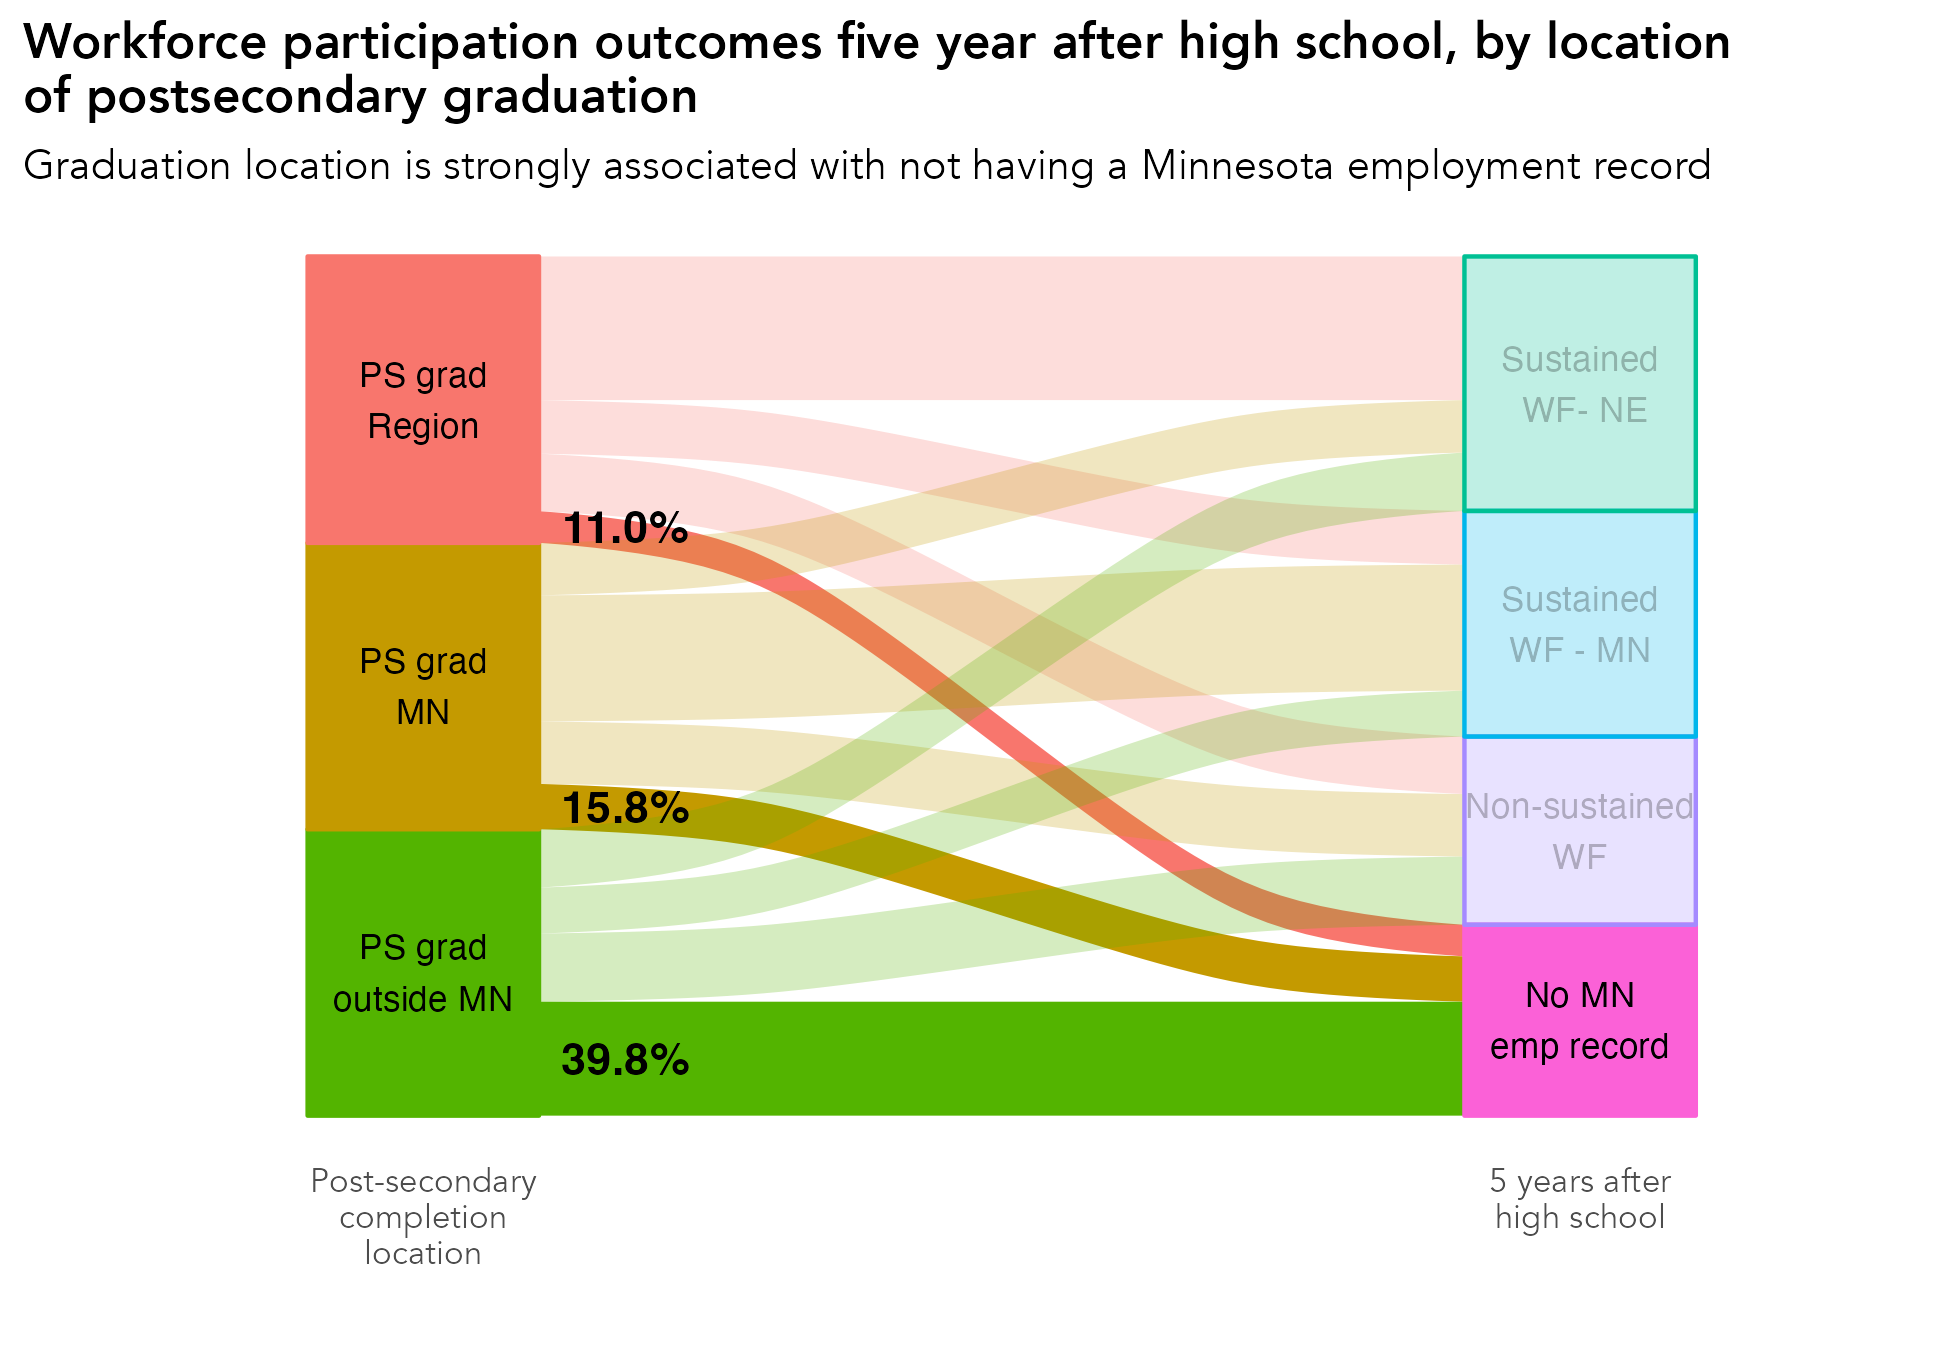

This chart was generated by the following R code:
# library -----------------------------------------------------------------
library(tidyverse)
library(sf)
library(ggrepel)
library(scales)
library(ggiraph)
library(rmapshaper)
library(cowplot)
library(RColorBrewer)
library(readxl)
library(lubridate)
library(readxl)
library(systemfonts)
reset_font_cache()
library(ggtext)
library(janitor)
library(cowplot)
library(ggalluvial)
library(ggsankey)


rm(list = ls())

# themes ------------------------------------------------------------------
theme_bar <- theme_bw() +
  theme(panel.grid.major = element_line(color = "grey70", size = 0.1),
        panel.grid.minor = element_blank(),
        axis.ticks = element_blank(),
        axis.text = element_text(face = "bold"),
        panel.border = element_blank(),
        legend.background = element_rect(fill = "transparent", color = "transparent"),
        legend.key = element_rect(fill = "transparent"),
        legend.key.size = unit(1, "lines"),
        legend.margin = margin(0,0,0,0),
        legend.title = element_blank(),
        legend.text = element_text(margin = margin(l = 2)),
        text = element_text(family = "Avenir") ,
        plot.title.position = "plot",
        plot.title = element_text(face = "bold"))

theme_line <- theme_bw() +
  theme(legend.background = element_rect(fill = "transparent", color = "transparent"),
        legend.key = element_rect(fill = "transparent"),
        legend.text = element_text(margin = margin(l = 2)),
        panel.grid.minor = element_blank(),
        panel.grid.major = element_line(color = "grey70", size = 0.1),
        axis.ticks = element_blank(),
        axis.text = element_text(face = "bold"),
        panel.border = element_blank(),
        legend.margin = margin(0,0,0,0),
        legend.key.size = unit(1, "lines"),
        text = element_text(family = "Avenir") ,
        plot.title.position = "plot",
        plot.title = element_text(face = "bold"))


theme_sf <- theme_bw() +
  theme(axis.text.x=element_blank(),
        axis.text.y=element_blank(),
        axis.ticks=element_blank(),
        panel.background = element_blank(),
        panel.grid.major = element_line(color = "white"),
        panel.border = element_blank(),
        legend.title = element_blank(),
        legend.text = element_text(margin = margin(l = 2)),
        legend.margin = margin(0,0,0,0),
        legend.key.size = unit(1, "lines"),
        text = element_text(family = "Avenir") ,
        plot.title.position = "plot",
        plot.title = element_text(face = "bold"))

theme_all <- theme_bw() +
  theme(axis.ticks=element_blank(),
        axis.text.y = element_blank(),
        panel.background = element_blank(),
        panel.grid.major = element_blank(),
        panel.grid = element_blank(),
        panel.border = element_blank(),
        legend.title = element_blank(),
        legend.text = element_text(margin = margin(l = 2)),
        legend.margin = margin(0,0,0,0),
        legend.key.size = unit(1, "lines"),
        text = element_text(family = "Avenir") ,
        plot.title.position = "plot",
        plot.title = element_text(face = "bold"))


regions <- read_csv("/Users/kellyasche/Library/CloudStorage/GoogleDrive-kasche@ruralmn.org/My Drive/Data Prep/R Projects/Join docs/county_regions.csv") %>%
  select(5,6) %>%
  unique() %>%
  mutate(edr = str_replace(edr, "  ", " "),
         planning.region = str_replace(planning.region, " Minnesota", ""),
         planning.region = fct_relevel(planning.region, "Northwest", "Northeast", "Central", "Seven County Mpls-St Paul", "Southwest", "Southeast"),
         edr = fct_relevel(edr, "EDR 1 - Northwest", "EDR 2 - Headwaters", "EDR 3 - Arrowhead", "EDR 4 - West Central", "EDR 5 - North Central", "EDR 6E- Southwest Central", "EDR 6W- Upper Minnesota Valley", "EDR 7E- East Central", "EDR 7W- Central", "EDR 8 - Southwest", "EDR 9 - South Central", "EDR 10 - Southeast", "EDR 11 - 7 County Twin Cities", "Minnesota"))

counties.regions <- read_csv("/Users/kellyasche/Library/CloudStorage/GoogleDrive-kasche@ruralmn.org/My Drive/Data Prep/R Projects/Join docs/county_regions.csv") %>%
  mutate(countyfp = formatC(countyfp, width = 3, flag = "0"),
         Name = str_to_title(Name),
         Name = str_replace(Name, "Q", "q"),
         Name = str_replace(Name, "Of The", "of the"),
         Name = str_replace(Name, "Mcleod", "McLeod"),
         Dem_Desc = ifelse(Name == "Minnesota", "Minnesota", Dem_Desc) ,
         edr = str_replace(edr, "  ", " "),
         planning.region = str_replace(planning.region, " Minnesota", ""),
         planning.region = fct_relevel(planning.region, "Northwest", "Northeast", "Central", "Seven County Mpls-St Paul", "Southwest", "Southeast"),
         edr = fct_relevel(edr, "EDR 1 - Northwest", "EDR 2 - Headwaters", "EDR 3 - Arrowhead", "EDR 4 - West Central", "EDR 5 - North Central", "EDR 6E- Southwest Central", "EDR 6W- Upper Minnesota Valley", "EDR 7E- East Central", "EDR 7W- Central", "EDR 8 - Southwest", "EDR 9 - South Central", "EDR 10 - Southeast", "EDR 11 - 7 County Twin Cities", "Minnesota"))

color.ruca <- c("Entirely rural" = "#009933", "Town/rural mix" = "#99CC33", "Urban/town/rural mix" = "#CC9966", "Entirely urban" = "#754C29", "Minnesota" = "black")

color.pr <- c("Northwest" = "#4575b4","Northeast" = "grey", "Central" = "#fee090", "Seven County Mpls-St Paul" = "#d73027", "Southwest" = "#91bfdb", "Southeast" = "#fc8d59", "Minnesota" = "black")

color.edr <- c("EDR 1 - Northwest" = "#b3cde3", "EDR 2 - Headwaters" = "#8c96c6", "EDR 3 - Arrowhead" = "#fe9929", "EDR 4 - West Central" = "#8856a7", "EDR 5 - North Central" = "#810f7c", "EDR 6E- Southwest Central" = "#e5f5f9", "EDR 6W- Upper Minnesota Valley" = "#bdc9e1", "EDR 7E- East Central" = "#99d8c9", "EDR 7W- Central" = "#2ca25f", "EDR 8 - Southwest" = "#74a9cf", "EDR 9 - South Central" = "#0570b0", "EDR 10 - Southeast" = "#d7301f", "EDR 11 - 7 County Twin Cities" = "#d8b365", "Minnesota" = "black")

color.pr.edr <- c ("Northwest" = "#4575b4","Northeast" = "#e0f3f8", "Central" = "#fee090", "Seven County Mpls-St Paul" = "#d73027", "Southwest" = "#91bfdb", "Southeast" = "#fc8d59", "Minnesota" = "black", "EDR 1 - Northwest" = "#b3cde3", "EDR 2 - Headwaters" = "#8c96c6", "EDR 3 - Arrowhead" = "#fe9929", "EDR 4 - West Central" = "#8856a7", "EDR 5 - North Central" = "#810f7c", "EDR 6E- Southwest Central" = "#e5f5f9", "EDR 6W- Upper Minnesota Valley" = "#bdc9e1", "EDR 7E- East Central" = "#99d8c9", "EDR 7W- Central" = "#2ca25f", "EDR 8 - Southwest" = "#74a9cf", "EDR 9 - South Central" = "#0570b0", "EDR 10 - Southeast" = "#d7301f", "EDR 11 - 7 County Twin Cities" = "#d8b365")

color.six <- c("#009933", "#4575b4", "grey", "#fee090", "#fc8d59", "#d73027")

mn_counties <- st_read("/Users/kellyasche/Library/CloudStorage/GoogleDrive-kasche@ruralmn.org/My Drive/Data Prep/R Projects/Shapefiles/County shapefiles/MNCounties_MNDOT.shp", quiet = TRUE) %>%
  ms_simplify(keep = .01, keep_shapes = TRUE) %>%
  rename("countyfp" = "FIPS_CODE")

counties.regions.1 <- counties.regions %>%
  mutate(statefp = "27",
         project.pr = ifelse(edr %in% c("EDR 1 - Northwest", "EDR 2 - Headwaters", "EDR 4 - West Central"), "Northwest",
                             ifelse(edr == "EDR 3 - Arrowhead", "Northeast",
                                    ifelse(edr %in% c("EDR 5 - North Central", "EDR 7E- East Central", "EDR 7W- Central"), "Central",
                                           ifelse(edr %in% c("EDR 6E- Southwest Central", "EDR 6W- Upper Minnesota Valley", "EDR 8 - Southwest"), "Southwest",
                                                  ifelse(edr %in% c("EDR 9 - South Central", "EDR 10 - Southeast"), "Southern", as.character(planning.region)))))),
         project.pr = fct_relevel(project.pr, "Northwest", "Northeast", "Central", "Seven County Mpls-St Paul", "Southwest", "Southern"))


# Prep data ---------------------------------------------------------------

original <- read_csv("Data/SLEDS/Masters/Master-report-dataset.csv")

data <- original %>%
  select(grad.year.5, ps.grad.location) %>%
  filter(grad.year.5 != "After 2023") %>%
  filter(grad.year.5 != "Attending ps") %>%
  filter(ps.grad.location != "Attending ps",
         ps.grad.location != "Did not graduate ps") %>%
  group_by(ps.grad.location, grad.year.5) %>%
  summarize(n = n()) %>%
  ungroup() %>%
  group_by(ps.grad.location) %>%
  mutate(pct = n / sum(n)) %>%
  ungroup() %>%
  mutate(grad.year.5 = str_replace(grad.year.5, "Not meaningful, not attending ps", "Non-sustained WF"),
         grad.year.5 = str_replace(grad.year.5, "No MN emp record, not attending ps", "No MN emp record"),
         grad.year.5 = str_replace(grad.year.5, "Meaningful WF - Northeast", "Sustained WF - NE"),
         grad.year.5 = str_replace(grad.year.5, "Meaningful WF - MN", "Sustained WF - MN"),
         ps.grad.location = fct_relevel(ps.grad.location, "PS grad Region", "PS grad MN", "PS grad outside MN"))

ps.grad.location.order <- c("PS grad Region", "PS grad MN", "PS grad outside MN")

grad.year.5.order <- c("Sustained WF - NE", "Sustained WF - MN", "Non-sustained WF", "No MN emp record")

ps.grad.location.order.plot <- c("PS grad\nRegion", "PS grad\nMN", "PS grad\noutside MN")

grad.year.5.order.plot <- c("Sustained\n WF- NE", "Sustained\nWF - MN", "Non-sustained\nWF", "No MN\nemp record")

# New ---------------------------------------------------------------------

df_lodes <- data %>%
  mutate(
    ps.grad.location = factor(ps.grad.location, levels = ps.grad.location.order),
    grad.year.5 = factor(grad.year.5, levels = grad.year.5.order)
  ) %>%
  to_lodes_form(
    axes = c("ps.grad.location", "grad.year.5"),
    key = "axis",
    value = "stratum",
    id = "flow_id"
  ) %>%
  group_by(flow_id) %>%
  mutate(
    highlight = if_else(
      any(
        axis == "grad.year.5" &
          stratum %in% c("No MN emp record")
      ),
      "highlight",
      "base"
    )
  ) %>%
  ungroup() %>%
  group_by(flow_id) %>%
  mutate(
    ps.grad.location = first(stratum[axis == "ps.grad.location"])
  ) %>%
  ungroup()


labels <- df_lodes %>%
  mutate(add.loc.y = lead(pct)) %>%
  filter(axis == "ps.grad.location", highlight == "highlight") %>%
  arrange(ps.grad.location) %>%
  select(stratum, pct, add.loc.y) %>%
  mutate(half.pct = pct / 2,
         cumsum = rev(seq(n())),
         yloc = cumsum - 1 + half.pct,
         highlight = "highlight") %>%
  select(-pct)

master <- df_lodes %>%
  left_join(labels, by = c("stratum", "highlight"))

names(labels)
# Create chart ------------------------------------------------------------

ggplot(
  master,
  aes(
    x = axis,
    stratum = stratum,
    alluvium = flow_id,
    y = pct,
    fill = ps.grad.location,     # left-side colors
    alpha = highlight           # highlight flows
  )
) +
  geom_flow(width = 0.4) +
  geom_stratum(width = 0.4, aes(fill = stratum, color = stratum)) +
  geom_text(
    stat = "stratum",
    label = c(rev(ps.grad.location.order.plot), rev(grad.year.5.order.plot)),
    size = 3
  ) +
  geom_text(aes(x = 1.35, y = yloc, label = percent(pct, accuracy = .1)), fontface = "bold") +
  scale_alpha_manual(
    values = c(highlight = 1, base = 0.25),
    guide = "none"
  ) +
  scale_x_discrete(
    limits = c("ps.grad.location", "middle", "grad.year.5"),
    labels = c("Post-secondary\ncompletion\nlocation", "", "5 years after\nhigh school")
  ) +
  labs(x = "", 
       y = "",
       title = "Workforce participation outcomes five year after high school, by location\nof postsecondary graduation",
       subtitle = "Graduation location is strongly associated with not having a Minnesota employment record") +
  theme_all +
  theme(legend.position = "none",
        text = element_text(size = 10))

ggsave(filename = "Charts/Paper report/sankey-ps-grad-location-no-mn-emp-record.pdf", device = cairo_pdf, dpi = "print", width = 6.5, height = 4.5)

ggsave(filename = "Charts/Paper report/sankey-ps-grad-location-no-mn-emp-record.png", dpi = "print", width = 6.5, height = 4.5)
